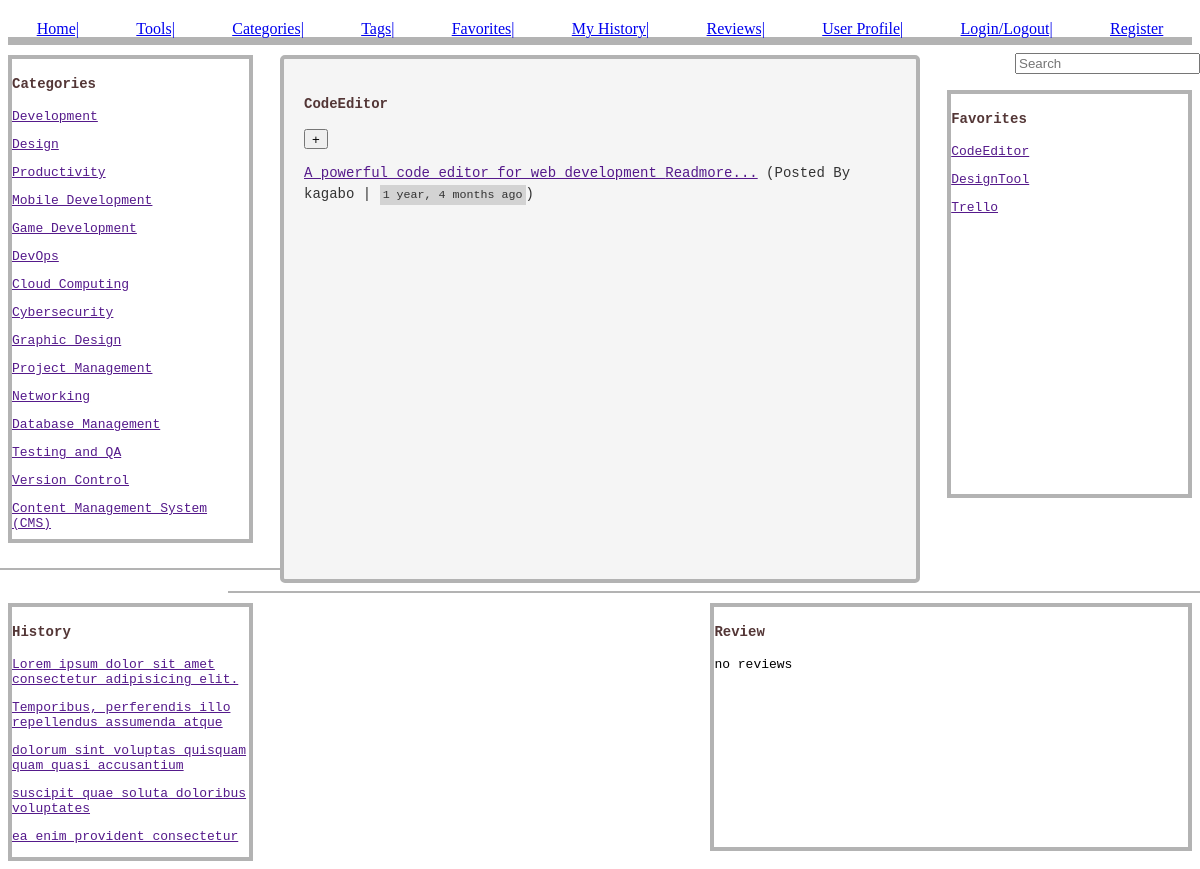
The page /tool-detail/1 (signed in) on the database its author committed.
### webtool/models.py (models this page shows, shortened)
class Category(models.Model):
    name = models.CharField(max_length=120, unique=True)

class Tool(models.Model):
    name = models.CharField(max_length=128)
    description = models.TextField()
    category = models.ForeignKey("Category", on_delete=models.SET_NULL, null=True)
    tag = models.ForeignKey("Tag", on_delete=models.SET_NULL, null=True)
    download_link = models.URLField(max_length=200, default='https://www.example.com')
    image = models.ImageField(upload_to='images/', null=True, blank=True)
    license = models.CharField(max_length=100)
    owner = models.ForeignKey(User, on_delete=models.SET_NULL, null=True)
    def __str__(self):
        return self.name

class Favorite(models.Model):
    user =  models.ForeignKey(User, on_delete=models.CASCADE)
    tool =  models.ForeignKey(Tool, on_delete=models.CASCADE)

### webtool/views.py (the view)
# urls.py: path('tool-detail/<int:pk>', tool_details, name='tool_detail'),
def tool_details(request, pk):
    tool = get_object_or_404(Tool, id=pk)
    user = request.user
    favorites = Favorite.objects.filter(user=user)
    categories = Category.objects.all()
    reviews = Review.objects.filter(user=user, tool=tool)
    ctx = {'tool': tool, "favorites":favorites, "categories":categories, "reviews":reviews}
    return render(request, 'webtool/toolDetail.html', ctx)

### webtool/templates/webtool/toolDetail.html (shortened to what this page needs)
{% extends 'webtool/base.html' %}
{% block content %}
{% include 'webtool/nav.html' %}
{% if tool %}
<div class="search">
    <input type="search" name="" id="" placeholder="Search">
</div>
<div class="divnin">
    <div class="div-category" style="overflow-y: scroll;">
        <h3>Categories</h3>
        {%if categories %}
        {%for category in categories %}
        <p> <a href="">{{category.name}}</a> </p>
        {%endfor%}
        {%endif%}
    </div>
    <div class="div-tool" style="overflow-y: scroll;">
        <h3>{{tool}}</h3>
        <button title="Add To Favolite" style="height: 20px;">+</button>
        <p><a href="">{{tool.description}} Readmore...</a>
            <span>(Posted By {%if tool.owner%}{{tool.owner}} {%else%} N/A{%endif%} |
                <small>1 year, 4 months ago</small>)</span>
        </p>
    </div>
    <div class="div-favolite" style="overflow-y: scroll;">
        <h3>Favorites</h3>
        {%if favorites %}
        {% for favorite in favorites %}
        <p> <a href="">{{favorite.tool}}</a> </p>
        {%endfor%}
        {%else%}
        <p>no favorites </p>
        {% endif %}
    </div>
</div>
<div>
    <hr style="width: 278px; position: absolute; left: 0; top: 35em; border: 1px solid rgb(179, 179, 179);">
</div>
<div>
    <hr style="width: 970px; position: absolute; right: 0; top:auto; border: 1px solid rgb(179, 179, 179);">
</div>
<div class="container2">
    <div class="div-history">
        <h3>History</h3>
        <p> <a href="">Lorem ipsum dolor sit amet consectetur adipisicing elit.</a> </p>
        <p> <a href="">Temporibus, perferendis illo repellendus assumenda atque</a> </p>
        <p> <a href="">dolorum sint voluptas quisquam quam quasi accusantium</a> </p>
        <p><a href="">suscipit quae soluta doloribus voluptates</a> </p>
        <p> <a href="">ea enim provident consectetur</a> </p>
    </div>
    <div class="div-review" style="overflow: scroll;">
        <h3>Review </h3>
        {%if reviews %}
        {%for review in reviews%}
        <p> <a href=""><span class="reviewer-name">{{review.user}}</span> reviewed your tool <span
                    class="tool-name">{{review.tool}}</span> and gave it a <span class="rating">{{review.rating}}-star
                    rating</span></a></p>
        {%endfor%}
        {%else%}
        <p>no reviews</p>
        {%endif%}
    </div>
</div>
{% else %}
<p>No tools </p>
{%endif%}
{% endblock content %}

### webtool/templates/webtool/base.html (style rules this page uses)
.divnin { width: 100%; height: auto; margin-top: 10px; display: flex; justify-content: space-between; }
.div-category { width: 20%; height: 30em; border: 4px solid rgb(179, 179, 179); }
.div-tool { width: 50%; height: 30em; border: 4px solid rgb(179, 179, 179); background-color: #f5f5f5; padding: 20px; border-radius: 5px; }
.div-tool p { font-size: 14px; line-height: 1.5; color: #333; }
.div-favolite { width: 20%; height: 25em; border: 4px solid rgb(179, 179, 179); margin-top: 35px; position: relative; top: auto; }
.search { position: absolute; right: 0; z-index: 1; }
.div-history { width: 20%; height: auto; border: 4px solid rgb(179, 179, 179); }
.div-review { width: 40%; height: 15em; border: 4px solid rgb(179, 179, 179); }
.container2 { margin-top: 20px; display: flex; justify-content: space-between; }
h3 { color: rgb(83, 54, 54); font-family: monospace; font-size: 14px; line-height: 22px; }
p { font-family: monospace; }
small { background-color: lightgray; padding: 3px; }

### rows shown on the page
Category: name "Development"
Category: name "Design"
Category: name "Productivity"
Category: name "Mobile Development"
Category: name "Game Development"
Category: name "DevOps"
Category: name "Cloud Computing"
Category: name "Cybersecurity"
Category: name "Graphic Design"
Category: name "Project Management"
Category: name "Networking"
Category: name "Database Management"
Category: name "Testing and QA"
Category: name "Version Control"
Category: name "Content Management System (CMS)"
Tool: name "CodeEditor", description "A powerful code editor for web development", owner "kagabo"
Favorite: tool "CodeEditor"
Favorite: tool "DesignTool"
Favorite: tool "Trello"
